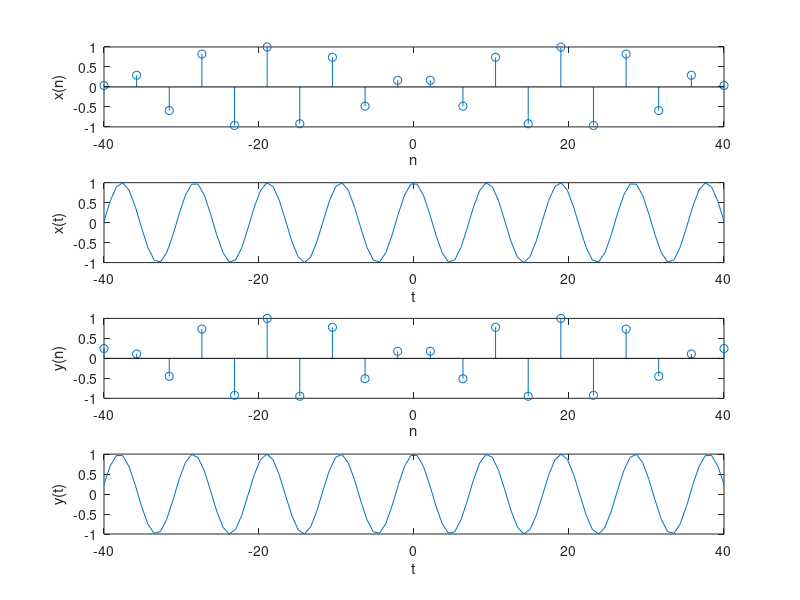

Reproduce this figure in MATLAB.
n = linspace(-40,40,20);
t = linspace(-40,40);

Xn = cos((2.*n)./3);
Xt = cos((2.*t)./3);

Yn = cos((8.*pi.*n)./38);
Yt = cos((8.*pi.*t)./38);

figure('Name','problem 4');
subplot(4,1,1);
stem(n,Xn);
xlabel('n');
ylabel('x(n)');

subplot(4,1,2);
plot(t,Xt);
xlabel('t');
ylabel('x(t)');

subplot(4,1,3);
stem(n,Yn);
xlabel('n');
ylabel('y(n)');

subplot(4,1,4);
plot(t,Yt);
xlabel('t');
ylabel('y(t)');